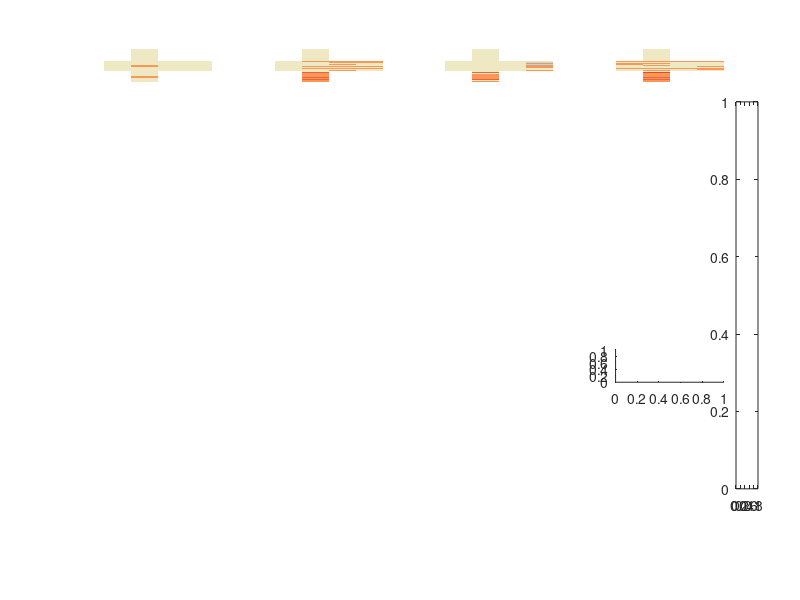

Reproduce this figure in MATLAB. (Note: this script raises an error after producing the figure.)
function buildCrossPlots()

set(0,'DefaultFigureVisible','on');
set(0,'defaultfigurecolor',[1 1 1])

%Load datasets
load('differentialExpressionData/erl_de.mat')
load('differentialExpressionData/lap_de.mat')
load('differentialExpressionData/sun_de.mat')
load('differentialExpressionData/sor_de.mat')
load('differentialExpressionData/ensembleids_de.mat')

%Combine datasets into single array
%Contains expression information for all differentially expressed genes,
%all condiditions
data = [erl_de,lap_de,sor_de,sun_de];

%load indices for ensemble ids for genes of interest
%These need to be generated for every dataset being plotted
load('timeClustersIndex.mat')   
load('doseClustersIndex.mat')

%Cluster indices to plot
%Already have clusters identified from previous g-means run
clusters_dose = [2,3,5,16];
clusters_time = [4,12,16];
clusters = [2,3,5,16,4,12,16];

%Pull gene expression using saved index
%Separate out dose and time conditions
agg_time = data(timeClustersIndex,:)';
agg_dose = data(doseClustersIndex,:)';
agg_dose(:,280) = 0;

%Create cell aray with one array for each dose-specified cluster,
%containing top 20 genes at all 24 conditions
dose_cell = cell(1,16);
j = 1;
for i = 1:16 %missing 8,11
    if i == 8 || i == 11 %don't have goseq gene lists for clusters 8 and 11
        dose_cell{i} = zeros(24,20);    %Fill with zeros 
    else
        dose_cell{i} = agg_dose(:,j:j+19);
        j = j+20;
    end
end


%Create cell aray with one array for each time-specified cluster,
%containing top 20 genes at all 24 conditions
time_cell = cell(1,16);
j = 1;
for i = 1:16 %missing 15
    if i == 15 %don't have goseq gene lists for cluster 15
        time_cell{i} = zeros(24,20);  %Fill with zeros
    else
        time_cell{i} = agg_time(:,j:j+19);
        j = j+20;
    end
end


j=1;
%loop through 7 identified clusters of interest
for i = 1:length(clusters)
    %first four clusters from dose, last three from from time
    if i < 5
        agg_cell = dose_cell;
    else
        agg_cell = time_cell;
    end
        
    %Split out data columns relevant to each drug for individual plotting
    erl = agg_cell{clusters(i)}(1:6,:);
    lap = agg_cell{clusters(i)}(7:12,:);
    sor = agg_cell{clusters(i)}(13:18,:);
    sun = agg_cell{clusters(i)}(19:24,:);
    
    %For plotting
    %Create new custom heatmap (blue - beige - orange, 9 colors)
    newmap = [69,117,180;88,140,191;128,183,214;174,218,233;239, 233, 195;249,151,86;238,98,62;226,73,50;215,48,39];
    newmap = newmap./255;

    %%%%%%%%%%%%%%%%%
    %%% Erlotinib %%%
    %%%%%%%%%%%%%%%%%
    
    %This can be left alone if number of genes (20) and conditions (6)
    %remains consistent. Must customize if these change 
    
    %Build array for plotting drug. Inf values will appear as white,
    %matching background. Cross of actual data will be colored
    erl_cross_array = inf(4,60);
    erl_cross_array(2,1:20) = erl(6,:);
    erl_cross_array(:,21:40) = erl(2:5,:);
    erl_cross_array(2,41:60) = erl(1,:);
    erl_cross_array(3,1:20) = 0;
    erl_cross_array(3,40:60) = 0;    
     
   %Create new figure object at first cluster. Will be reused for each additional cluster subplots 
   if j == 1
        figure('Units','centimeters', 'Position', [100, 100, 15.325, 13.031]);
   end
   
   %Add row and column of zeros for account for surf bug cutting off a row
   erl_cross_array(end+1,:) = 0;
   erl_cross_array(:,end+1) = 0;
   
   %Create a subplot for each cross with 4 columns and 7 rows (7 clusters x 4 drugx = 28 subplots)
   %This is figure-specific and can be altered for a different layout
   %Removing subplot calls and instead using 'figure' call for every plot
   %will generate a separate plot for each cross
   
   subplot(7,4,j);
   
   %Plot cross
   h=surf(erl_cross_array');
   %remove black mesh from plot
   set(h,'edgecolor','none')
   %remove x and y axis
   axis off
   %choose which colormap to use
   colormap(newmap)
   %convert 3d plot to 2d
   view(2)
   %set color scale
   caxis([-4 4]); 
   grid off
   
   %For first cluster (first row) add name of drug as title
%    if i == 1
%        title('Erlotinib','Fontname','Arial','FontWeight','Bold','Fontsize',7)
%    end
   
   %Plot axes labels
   %Only plot y labels on first column
   %Only plot x labels on bottom row
   xticklabels={'6 h','24 h','72 h','168 h'};
   yticklabels={'10 \muM','3 \muM','1 \muM'};
   if any(j==25:28)
       set(gca,'XLim',[1 5],'XTick',1.5:2:4.5,'XTickLabel',xticklabels,'Fontname','Arial','FontWeight','Bold','Fontsize',7)
   else
       set(gca,'XLim',[1 5],'XTick',1.5:4.5,'XTickLabel','')
   end
   
   if any(j==1:4:28)
       set(gca,'YLim',[1 61],'YTick',10:20:50,'YTickLabel',yticklabels,'Fontname','Arial','FontWeight','Bold','Fontsize',7)
   else
       set(gca,'YLim',[1 61],'YTick',10:20:50,'YTickLabel','')
   end
   j=j+1;
    

    %%%%%%%%%%%%%%%%%
    %%% Lapatinib %%%
    %%%%%%%%%%%%%%%%%
    
    %Build array for plotting drug. Inf values will appear as white,
    %matching background. Cross of actual data will be colored
        lap_cross_array = inf(4,60);
        lap_cross_array(2,1:20) = lap(6,:);
        lap_cross_array(:,21:40) = lap(2:5,:);
        lap_cross_array(2,41:60) = lap(1,:);
        lap_cross_array(3,1:20) = 0;
        lap_cross_array(3,40:60) = 0;    
     
    %Add row and column of zeros for account for surf bug cutting off a row
    lap_cross_array(end+1,:) = 0;
    lap_cross_array(:,end+1) = 0;
    
    %Create a subplot for each cross (7 clusters x 4 drugx = 28 subplots)
    subplot(7,4,j);
        
    %Plot cross
    h=surf(lap_cross_array');
    set(h,'edgecolor','none')
    axis off
    colormap(newmap) %Can choose default or custom colormap
    view(2)
    caxis([-5.265 5.265]); 
    grid off
    
    %For first cluster (first row) add name of drug as title
%     if i == 1
%         title('Lapatinib','Fontname','Arial','FontWeight','Bold','Fontsize',7)
%     end
    
    %Plot axes labels
    %Only plot y labels on first column
    %Only plot x labels on bottom row
    xticklabels={'6 h','24 h','72 h','168 h'};
    yticklabels={'10 \muM','3 \muM','1 \muM'};
    if any(j==25:28)
        set(gca,'XLim',[1 5],'XTick',1.5:4.5,'XTickLabel',xticklabels,'Fontname','Arial','FontWeight','Bold','Fontsize',7)
    else
        set(gca,'XLim',[1 5],'XTick',1.5:4.5,'XTickLabel','')
    end
    
    if any(j==1:4:28)
        set(gca,'YLim',[1 61],'YTick',10:20:50,'YTickLabel',yticklabels,'Fontname','Arial','FontWeight','Bold','Fontsize',7)
    else
        set(gca,'YLim',[1 61],'YTick',10:20:50,'YTickLabel','')
    end
     j=j+1;
    

    %%%%%%%%%%%%%%%%%
    %%% Sorafenib %%%
    %%%%%%%%%%%%%%%%%

    %Build array for plotting drug. Inf values will appear as white,
    %matching background. Cross of actual data will be colored    
        sor_cross_array = inf(4,60);
        sor_cross_array(2,1:20) = sor(6,:);
        sor_cross_array(:,21:40) = sor(2:5,:);
        sor_cross_array(2,41:60) = sor(1,:);
        sor_cross_array(3,1:20) = 0;
        sor_cross_array(3,40:60) = 0;    

    
    %Add row and column of zeros for account for surf bug cutting off a row
    sor_cross_array(end+1,:) = 0;
    sor_cross_array(:,end+1) = 0;
    
    %Create a subplot for each cross (7 clusters x 4 drugx = 28 subplots)
    subplot(7,4,j);

    %Plot Cross
    h=surf(sor_cross_array');
    set(h,'edgecolor','none')
    axis off
    colormap(newmap) %Choose default or new colormap
    view(2)
    caxis([-5.265 5.265]); 
    grid off
    
    %For first cluster (first row) add name of drug as title
%     if i == 1
%         title('Sorafenib','Fontname','Arial','FontWeight','Bold','Fontsize',7)
%     end

    %Plot axes labels
    %Only plot y labels on first column
    %Only plot x labels on bottom row
    xticklabels={'6 h','24 h','72 h','168 h'};
    yticklabels={'10 \muM','3 \muM','1 \muM'};
    
    if any(j==25:28)
        set(gca,'XLim',[1 5],'XTick',1.5:4.5,'XTickLabel',xticklabels,'Fontname','Arial','FontWeight','Bold','Fontsize',7)
    else
        set(gca,'XLim',[1 5],'XTick',1.5:4.5,'XTickLabel','')
    end
    
    if any(j==1:4:28)
        set(gca,'YLim',[1 61],'YTick',10:20:50,'YTickLabel',yticklabels,'Fontname','Arial','FontWeight','Bold','Fontsize',7)
    else
        set(gca,'YLim',[1 61],'YTick',10:20:50,'YTickLabel','')
    end
    j=j+1;
    
    
    %%%%%%%%%%%%%%%%%
    %%% Sunitinib %%%
    %%%%%%%%%%%%%%%%%

    %Build array for plotting drug. Inf values will appear as white,
    %matching background. Cross of actual data will be colored 
        sun_cross_array = inf(4,60);
        sun_cross_array(2,1:20) = sun(6,:);
        sun_cross_array(:,21:40) = sun(2:5,:);
        sun_cross_array(2,41:60) = sun(1,:);
        sun_cross_array(3,1:20) = 0;
        sun_cross_array(3,40:60) = 0;    

     
    %Add row and column of zeros for account for surf bug cutting off a row
    %and col
    sun_cross_array(end+1,:) = 0;
    sun_cross_array(:,end+1) = 0;
    
    %Create a subplot for each cross (7 clusters x 4 drugx = 28 subplots)
    subplot(7,4,j);
 
    %Plot cross
    h=surf(sun_cross_array');
    set(h,'edgecolor','none')
    axis off
    colormap(newmap) %Choose default or custom colormap
    view(2)
    caxis([-5.265 5.265]); 
    grid off
    
    %For first cluster (first row) add name of drug as title
%     if i == 1
%         title('Sunitinib','Fontname','Arial','FontWeight','Bold','Fontsize',7)
%     end
    
    %Plot axes labels
    %Only plot y labels on first column
    %Only plot x labels on bottom row
    xticklabels={'6 h','24 h','72 h','168 h'};
    yticklabels={'10 \muM','3 \muM','1 \muM'};
    
    if any(j==25:28)
        set(gca,'XLim',[1 5],'XTick',1.5:4.5,'XTickLabel',xticklabels,'Fontname','Arial','FontWeight','Bold','Fontsize',7)
    else
        set(gca,'XLim',[1 5],'XTick',1.5:4.5,'XTickLabel','')
    end
    
    if any(j==1:4:28)
        set(gca,'YLim',[1 61],'YTick',10:20:50,'YTickLabel',yticklabels,'Fontname','Arial','FontWeight','Bold','Fontsize',7)
    else
        set(gca,'YLim',[1 61],'YTick',10:20:50,'YTickLabel','')
    end
    j=j+1


    %Position color bar for final figure
    hp4 = get(subplot(7,4,20),'Position');
    h=colorbar('Position', [hp4(1)+hp4(3)+0.015  hp4(2)-.175  0.0275  hp4(2)+hp4(3)*2.1]);
    set(h,'Fontname','Arial','FontWeight','Bold','Fontsize',7);
   
end

%Save final figure with all 28 crosses
%Uncomment print command to write to file, will overwrite if there's
%another file already present with same name
%Can change file format from svg to png, etc
fn1 = 'crossPlot.svg';
% print(fn1, '-Painters', '-dsvg','-r600')

    
